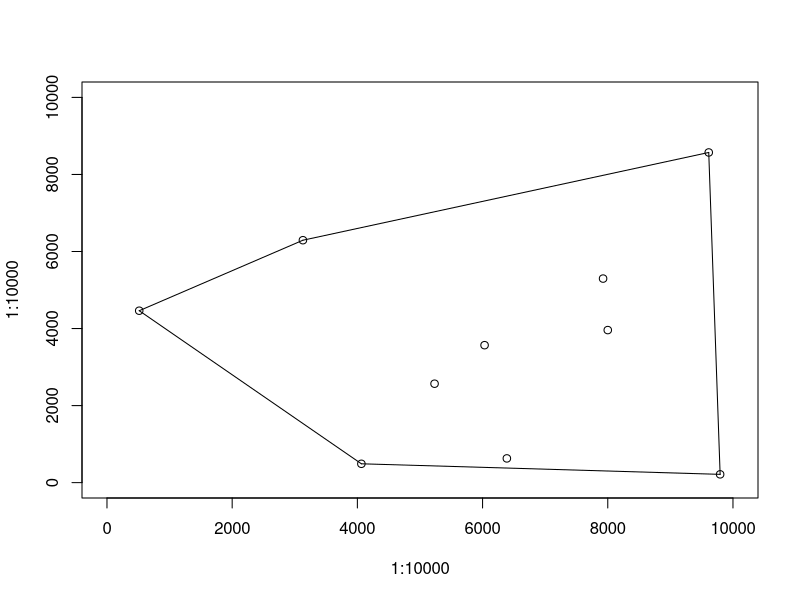

The R source for this figure:
#! /usr/bin/env Rscript
png("convex.png", width=700, height=700)
plot(1:10000, 1:10000, type="n")

#points
points(7925,5297)
points(3130,6293)
points(5233,2568)
points(6032,3568)
points(9795,215)
points(8000,3960)
points(6388,629)
points(515,4463)
points(9613,8571)
points(4064,489)

#line segments
segments(3130,6293,515,4463)
segments(3130,6293,9613,8571)
segments(9795,215,9613,8571)
segments(9795,215,4064,489)
segments(515,4463,4064,489)
dev.off()
